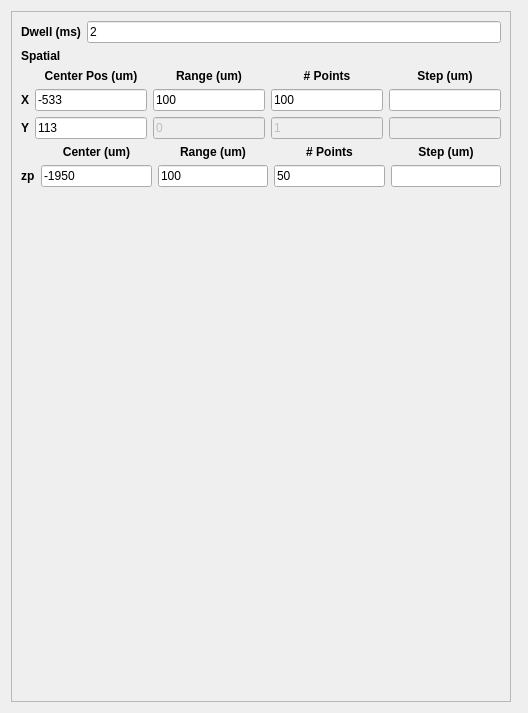
               <widget class="QWidget" name="page_5">
                <property name="geometry">
                 <rect>
                  <x>0</x>
                  <y>0</y>
                  <width>528</width>
                  <height>713</height>
                 </rect>
                </property>
                <attribute name="label">
                 <string>Focus Scan</string>
                </attribute>
                <layout class="QVBoxLayout" name="verticalLayout_5">
                 <item>
                  <widget class="QFrame" name="frame_5">
                   <property name="maximumSize">
                    <size>
                     <width>500</width>
                     <height>16777215</height>
                    </size>
                   </property>
                   <property name="frameShape">
                    <enum>QFrame::StyledPanel</enum>
                   </property>
                   <property name="frameShadow">
                    <enum>QFrame::Raised</enum>
                   </property>
                   <layout class="QVBoxLayout" name="verticalLayout_11">
                    <item>
                     <layout class="QHBoxLayout" name="horizontalLayout_34">
                      <item>
                       <layout class="QHBoxLayout" name="horizontalLayout_35">
                        <item>
                         <widget class="QLabel" name="label_61">
                          <property name="font">
                           <font>
                            <weight>75</weight>
                            <bold>true</bold>
                           </font>
                          </property>
                          <property name="text">
                           <string>Dwell (ms)</string>
                          </property>
                          <property name="alignment">
                           <set>Qt::AlignCenter</set>
                          </property>
                         </widget>
                        </item>
                        <item>
                         <widget class="QLineEdit" name="dwellFld_5">
                          <property name="text">
                           <string>2</string>
                          </property>
                         </widget>
                        </item>
                       </layout>
                      </item>
                      <item>
                       <layout class="QHBoxLayout" name="horizontalLayout_36"/>
                      </item>
                     </layout>
                    </item>
                    <item>
                     <widget class="QLabel" name="label_67">
                      <property name="font">
                       <font>
                        <weight>75</weight>
                        <bold>true</bold>
                       </font>
                      </property>
                      <property name="text">
                       <string>Spatial</string>
                      </property>
                     </widget>
                    </item>
                    <item>
                     <layout class="QGridLayout" name="gridLayout_10">
                      <item row="0" column="1">
                       <widget class="QLabel" name="label_68">
                        <property name="font">
                         <font>
                          <weight>75</weight>
                          <bold>true</bold>
                         </font>
                        </property>
                        <property name="text">
                         <string>Center Pos (um)</string>
                        </property>
                        <property name="alignment">
                         <set>Qt::AlignCenter</set>
                        </property>
                       </widget>
                      </item>
                      <item row="0" column="2">
                       <widget class="QLabel" name="label_69">
                        <property name="font">
                         <font>
                          <weight>75</weight>
                          <bold>true</bold>
                         </font>
                        </property>
                        <property name="text">
                         <string>Range (um)</string>
                        </property>
                        <property name="alignment">
                         <set>Qt::AlignCenter</set>
                        </property>
                       </widget>
                      </item>
                      <item row="0" column="3">
                       <widget class="QLabel" name="label_70">
                        <property name="font">
                         <font>
                          <weight>75</weight>
                          <bold>true</bold>
                         </font>
                        </property>
                        <property name="text">
                         <string># Points</string>
                        </property>
                        <property name="alignment">
                         <set>Qt::AlignCenter</set>
                        </property>
                       </widget>
                      </item>
                      <item row="0" column="4">
                       <widget class="QLabel" name="label_71">
                        <property name="font">
                         <font>
                          <weight>75</weight>
                          <bold>true</bold>
                         </font>
                        </property>
                        <property name="text">
                         <string>Step (um)</string>
                        </property>
                        <property name="alignment">
                         <set>Qt::AlignCenter</set>
                        </property>
                       </widget>
                      </item>
                      <item row="1" column="0">
                       <widget class="QLabel" name="label_72">
                        <property name="font">
                         <font>
                          <weight>75</weight>
                          <bold>true</bold>
                         </font>
                        </property>
                        <property name="text">
                         <string>X</string>
                        </property>
                       </widget>
                      </item>
                      <item row="1" column="1">
                       <widget class="QLineEdit" name="centerXFld_5">
                        <property name="text">
                         <string>-533</string>
                        </property>
                       </widget>
                      </item>
                      <item row="1" column="3">
                       <widget class="QLineEdit" name="npointsXFld_5">
                        <property name="text">
                         <string>100</string>
                        </property>
                       </widget>
                      </item>
                      <item row="1" column="4">
                       <widget class="QLineEdit" name="stepXFld_5"/>
                      </item>
                      <item row="2" column="0">
                       <widget class="QLabel" name="label_73">
                        <property name="font">
                         <font>
                          <weight>75</weight>
                          <bold>true</bold>
                         </font>
                        </property>
                        <property name="text">
                         <string>Y</string>
                        </property>
                       </widget>
                      </item>
                      <item row="2" column="3">
                       <widget class="QLineEdit" name="npointsYFld_5">
                        <property name="enabled">
                         <bool>false</bool>
                        </property>
                        <property name="text">
                         <string>1</string>
                        </property>
                       </widget>
                      </item>
                      <item row="2" column="4">
                       <widget class="QLineEdit" name="stepYFld_5">
                        <property name="enabled">
                         <bool>false</bool>
                        </property>
                       </widget>
                      </item>
                      <item row="1" column="2">
                       <widget class="QLineEdit" name="rangeXFld_5">
                        <property name="text">
                         <string>100</string>
                        </property>
                       </widget>
                      </item>
                      <item row="2" column="1">
                       <widget class="QLineEdit" name="centerYFld_5">
                        <property name="text">
                         <string>113</string>
                        </property>
                       </widget>
                      </item>
                      <item row="2" column="2">
                       <widget class="QLineEdit" name="rangeYFld_5">
                        <property name="enabled">
                         <bool>false</bool>
                        </property>
                        <property name="text">
                         <string>0</string>
                        </property>
                       </widget>
                      </item>
                     </layout>
                    </item>
                    <item>
                     <layout class="QGridLayout" name="gridLayout_9">
                      <item row="0" column="1">
                       <widget class="QLabel" name="label_59">
                        <property name="font">
                         <font>
                          <weight>75</weight>
                          <bold>true</bold>
                         </font>
                        </property>
                        <property name="text">
                         <string>Center (um)</string>
                        </property>
                        <property name="alignment">
                         <set>Qt::AlignCenter</set>
                        </property>
                       </widget>
                      </item>
                      <item row="0" column="2">
                       <widget class="QLabel" name="label_60">
                        <property name="font">
                         <font>
                          <weight>75</weight>
                          <bold>true</bold>
                         </font>
                        </property>
                        <property name="text">
                         <string>Range (um)</string>
                        </property>
                        <property name="alignment">
                         <set>Qt::AlignCenter</set>
                        </property>
                       </widget>
                      </item>
                      <item row="0" column="3">
                       <widget class="QLabel" name="label_62">
                        <property name="font">
                         <font>
                          <weight>75</weight>
                          <bold>true</bold>
                         </font>
                        </property>
                        <property name="text">
                         <string># Points</string>
                        </property>
                        <property name="alignment">
                         <set>Qt::AlignCenter</set>
                        </property>
                       </widget>
                      </item>
                      <item row="0" column="4">
                       <widget class="QLabel" name="label_63">
                        <property name="font">
                         <font>
                          <weight>75</weight>
                          <bold>true</bold>
                         </font>
                        </property>
                        <property name="text">
                         <string>Step (um)</string>
                        </property>
                        <property name="alignment">
                         <set>Qt::AlignCenter</set>
                        </property>
                       </widget>
                      </item>
                      <item row="1" column="0">
                       <widget class="QLabel" name="label_64">
                        <property name="font">
                         <font>
                          <weight>75</weight>
                          <bold>true</bold>
                         </font>
                        </property>
                        <property name="text">
                         <string>zp</string>
                        </property>
                       </widget>
                      </item>
                      <item row="1" column="1">
                       <widget class="QLineEdit" name="centerZPFld_5">
                        <property name="text">
                         <string>-1950</string>
                        </property>
                       </widget>
                      </item>
                      <item row="1" column="4">
                       <widget class="QLineEdit" name="stepZPFld_5"/>
                      </item>
                      <item row="1" column="2">
                       <widget class="QLineEdit" name="rangeZPFld_5">
                        <property name="text">
                         <string>100</string>
                        </property>
                       </widget>
                      </item>
                      <item row="1" column="3">
                       <widget class="QLineEdit" name="npointsZPFld_5">
                        <property name="text">
                         <string>50</string>
                        </property>
                       </widget>
                      </item>
                     </layout>
                    </item>
                    <item>
                     <spacer name="verticalSpacer_5">
                      <property name="orientation">
                       <enum>Qt::Vertical</enum>
                      </property>
                      <property name="sizeHint" stdset="0">
                       <size>
                        <width>20</width>
                        <height>40</height>
                       </size>
                      </property>
                     </spacer>
                    </item>
                   </layout>
                  </widget>
                 </item>
                </layout>
               </widget>
